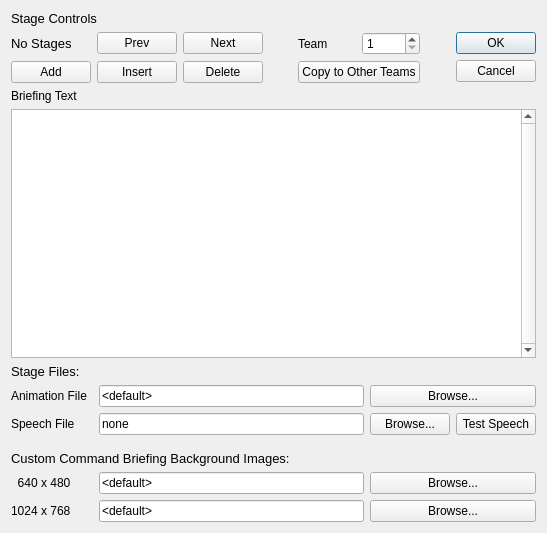
<?xml version="1.0" encoding="UTF-8"?>
<ui version="4.0">
 <class>fso::fred::dialogs::CommandBriefingDialog</class>
 <widget class="QDialog" name="fso::fred::dialogs::CommandBriefingDialog">
  <property name="geometry">
   <rect>
    <x>0</x>
    <y>0</y>
    <width>547</width>
    <height>533</height>
   </rect>
  </property>
  <property name="windowTitle">
   <string>Dialog</string>
  </property>
  <layout class="QGridLayout" name="gridLayout_3">
   <item row="2" column="2">
    <layout class="QVBoxLayout" name="topLevelVerticalLayout">
     <item>
      <widget class="QLabel" name="stageControlLabel">
       <property name="font">
        <font>
         <pointsize>10</pointsize>
        </font>
       </property>
       <property name="text">
        <string>Stage Controls</string>
       </property>
      </widget>
     </item>
     <item>
      <layout class="QHBoxLayout" name="stageManagementAndOKLayout">
       <item>
        <layout class="QGridLayout" name="stageManagementLayout">
         <item row="1" column="2" alignment="Qt::AlignLeft">
          <widget class="QPushButton" name="actionNextStage">
           <property name="text">
            <string>Next</string>
           </property>
          </widget>
         </item>
         <item row="1" column="6">
          <spacer name="rightTeamSpacer">
           <property name="orientation">
            <enum>Qt::Horizontal</enum>
           </property>
           <property name="sizeHint" stdset="0">
            <size>
             <width>40</width>
             <height>20</height>
            </size>
           </property>
          </spacer>
         </item>
         <item row="1" column="4">
          <widget class="QLabel" name="teamLabel">
           <property name="text">
            <string>Team</string>
           </property>
          </widget>
         </item>
         <item row="1" column="5">
          <widget class="QSpinBox" name="actionChangeTeams">
           <property name="minimum">
            <number>1</number>
           </property>
          </widget>
         </item>
         <item row="2" column="2">
          <widget class="QPushButton" name="actionDeleteStage">
           <property name="text">
            <string>Delete</string>
           </property>
          </widget>
         </item>
         <item row="1" column="1" alignment="Qt::AlignRight">
          <widget class="QPushButton" name="actionPrevStage">
           <property name="text">
            <string>Prev</string>
           </property>
          </widget>
         </item>
         <item row="2" column="0" alignment="Qt::AlignHCenter">
          <widget class="QPushButton" name="actionAddStage">
           <property name="text">
            <string>Add</string>
           </property>
          </widget>
         </item>
         <item row="1" column="3">
          <spacer name="leftTeamSpacer">
           <property name="orientation">
            <enum>Qt::Horizontal</enum>
           </property>
           <property name="sizeHint" stdset="0">
            <size>
             <width>40</width>
             <height>20</height>
            </size>
           </property>
          </spacer>
         </item>
         <item row="2" column="1">
          <widget class="QPushButton" name="actionInsertStage">
           <property name="text">
            <string>Insert</string>
           </property>
          </widget>
         </item>
         <item row="2" column="4" colspan="2">
          <widget class="QPushButton" name="actionCopyToOtherTeams">
           <property name="text">
            <string>Copy to Other Teams</string>
           </property>
          </widget>
         </item>
         <item row="1" column="0">
          <widget class="QLabel" name="currentStageLabel">
           <property name="font">
            <font>
             <pointsize>10</pointsize>
            </font>
           </property>
           <property name="text">
            <string>No Stages</string>
           </property>
          </widget>
         </item>
        </layout>
       </item>
       <item alignment="Qt::AlignTop">
        <widget class="QDialogButtonBox" name="okAndCancelButtons">
         <property name="orientation">
          <enum>Qt::Vertical</enum>
         </property>
         <property name="standardButtons">
          <set>QDialogButtonBox::Cancel|QDialogButtonBox::Ok</set>
         </property>
        </widget>
       </item>
      </layout>
     </item>
     <item>
      <layout class="QVBoxLayout" name="secondaryVerticalLayout">
       <item>
        <widget class="QLabel" name="briefingTextLabel">
         <property name="text">
          <string>Briefing Text</string>
         </property>
        </widget>
       </item>
       <item>
        <widget class="QPlainTextEdit" name="actionBriefingTextEditor">
         <property name="verticalScrollBarPolicy">
          <enum>Qt::ScrollBarAlwaysOn</enum>
         </property>
         <property name="plainText">
          <string>&lt;Text here&gt;</string>
         </property>
        </widget>
       </item>
       <item>
        <widget class="QLabel" name="fileLabels">
         <property name="font">
          <font>
           <pointsize>10</pointsize>
          </font>
         </property>
         <property name="text">
          <string>Stage Files:</string>
         </property>
        </widget>
       </item>
       <item>
        <layout class="QGridLayout" name="fileSelectionGridLayout">
         <item row="2" column="2">
          <widget class="QLineEdit" name="speechFileName">
           <property name="text">
            <string>none</string>
           </property>
           <property name="maxLength">
            <number>31</number>
           </property>
          </widget>
         </item>
         <item row="6" column="2">
          <widget class="QLineEdit" name="actionHighResolutionFilenameEdit">
           <property name="text">
            <string>&lt;default&gt;</string>
           </property>
           <property name="maxLength">
            <number>31</number>
           </property>
          </widget>
         </item>
         <item row="6" column="0">
          <widget class="QLabel" name="highResLabel">
           <property name="text">
            <string>1024 x 768</string>
           </property>
          </widget>
         </item>
         <item row="5" column="0">
          <widget class="QLabel" name="lowResolutionLabel">
           <property name="text">
            <string>  640 x 480</string>
           </property>
          </widget>
         </item>
         <item row="5" column="2">
          <widget class="QLineEdit" name="actionLowResolutionFilenameEdit">
           <property name="text">
            <string>&lt;default&gt;</string>
           </property>
           <property name="maxLength">
            <number>31</number>
           </property>
          </widget>
         </item>
         <item row="1" column="3" colspan="2">
          <widget class="QPushButton" name="actionBrowseAnimation">
           <property name="text">
            <string>Browse...</string>
           </property>
          </widget>
         </item>
         <item row="2" column="3">
          <widget class="QPushButton" name="actionBrowseSpeechFile">
           <property name="text">
            <string>Browse...</string>
           </property>
          </widget>
         </item>
         <item row="6" column="3" colspan="2">
          <widget class="QPushButton" name="actionHighResolutionBrowse">
           <property name="text">
            <string>Browse...</string>
           </property>
          </widget>
         </item>
         <item row="5" column="3" colspan="2">
          <widget class="QPushButton" name="actionLowResolutionBrowse">
           <property name="text">
            <string>Browse...</string>
           </property>
          </widget>
         </item>
         <item row="4" column="0" colspan="3">
          <widget class="QLabel" name="commandBriefingBackgroundHeader">
           <property name="font">
            <font>
             <pointsize>10</pointsize>
            </font>
           </property>
           <property name="toolTip">
            <string>&lt;html&gt;&lt;head/&gt;&lt;body&gt;&lt;p&gt;These are command-briefing-wide and are shared among teams.&lt;/p&gt;&lt;/body&gt;&lt;/html&gt;</string>
           </property>
           <property name="text">
            <string>Custom Command Briefing Background Images:</string>
           </property>
          </widget>
         </item>
         <item row="1" column="2">
          <widget class="QLineEdit" name="animationFileName">
           <property name="text">
            <string>&lt;default&gt;</string>
           </property>
           <property name="maxLength">
            <number>31</number>
           </property>
          </widget>
         </item>
         <item row="2" column="4">
          <widget class="QPushButton" name="actionTestSpeechFileButton">
           <property name="text">
            <string>Test Speech</string>
           </property>
          </widget>
         </item>
         <item row="1" column="0">
          <widget class="QLabel" name="animationFileLabel">
           <property name="text">
            <string>Animation File</string>
           </property>
          </widget>
         </item>
         <item row="2" column="0">
          <widget class="QLabel" name="speechFileLabel">
           <property name="text">
            <string>Speech File</string>
           </property>
          </widget>
         </item>
         <item row="3" column="0">
          <spacer name="SpacerforBackgroundImages">
           <property name="orientation">
            <enum>Qt::Vertical</enum>
           </property>
           <property name="sizeType">
            <enum>QSizePolicy::Fixed</enum>
           </property>
           <property name="sizeHint" stdset="0">
            <size>
             <width>10</width>
             <height>10</height>
            </size>
           </property>
          </spacer>
         </item>
        </layout>
       </item>
      </layout>
     </item>
    </layout>
   </item>
  </layout>
 </widget>
 <tabstops>
  <tabstop>actionAddStage</tabstop>
  <tabstop>actionPrevStage</tabstop>
  <tabstop>actionNextStage</tabstop>
  <tabstop>actionInsertStage</tabstop>
  <tabstop>actionDeleteStage</tabstop>
  <tabstop>actionChangeTeams</tabstop>
  <tabstop>actionCopyToOtherTeams</tabstop>
  <tabstop>actionBriefingTextEditor</tabstop>
  <tabstop>animationFileName</tabstop>
  <tabstop>actionBrowseAnimation</tabstop>
  <tabstop>speechFileName</tabstop>
  <tabstop>actionBrowseSpeechFile</tabstop>
  <tabstop>actionTestSpeechFileButton</tabstop>
  <tabstop>actionLowResolutionFilenameEdit</tabstop>
  <tabstop>actionLowResolutionBrowse</tabstop>
  <tabstop>actionHighResolutionFilenameEdit</tabstop>
  <tabstop>actionHighResolutionBrowse</tabstop>
 </tabstops>
 <resources/>
 <connections>
  <connection>
   <sender>okAndCancelButtons</sender>
   <signal>accepted()</signal>
   <receiver>fso::fred::dialogs::CommandBriefingDialog</receiver>
   <slot>accept()</slot>
   <hints>
    <hint type="sourcelabel">
     <x>248</x>
     <y>254</y>
    </hint>
    <hint type="destinationlabel">
     <x>157</x>
     <y>274</y>
    </hint>
   </hints>
  </connection>
 </connections>
</ui>
